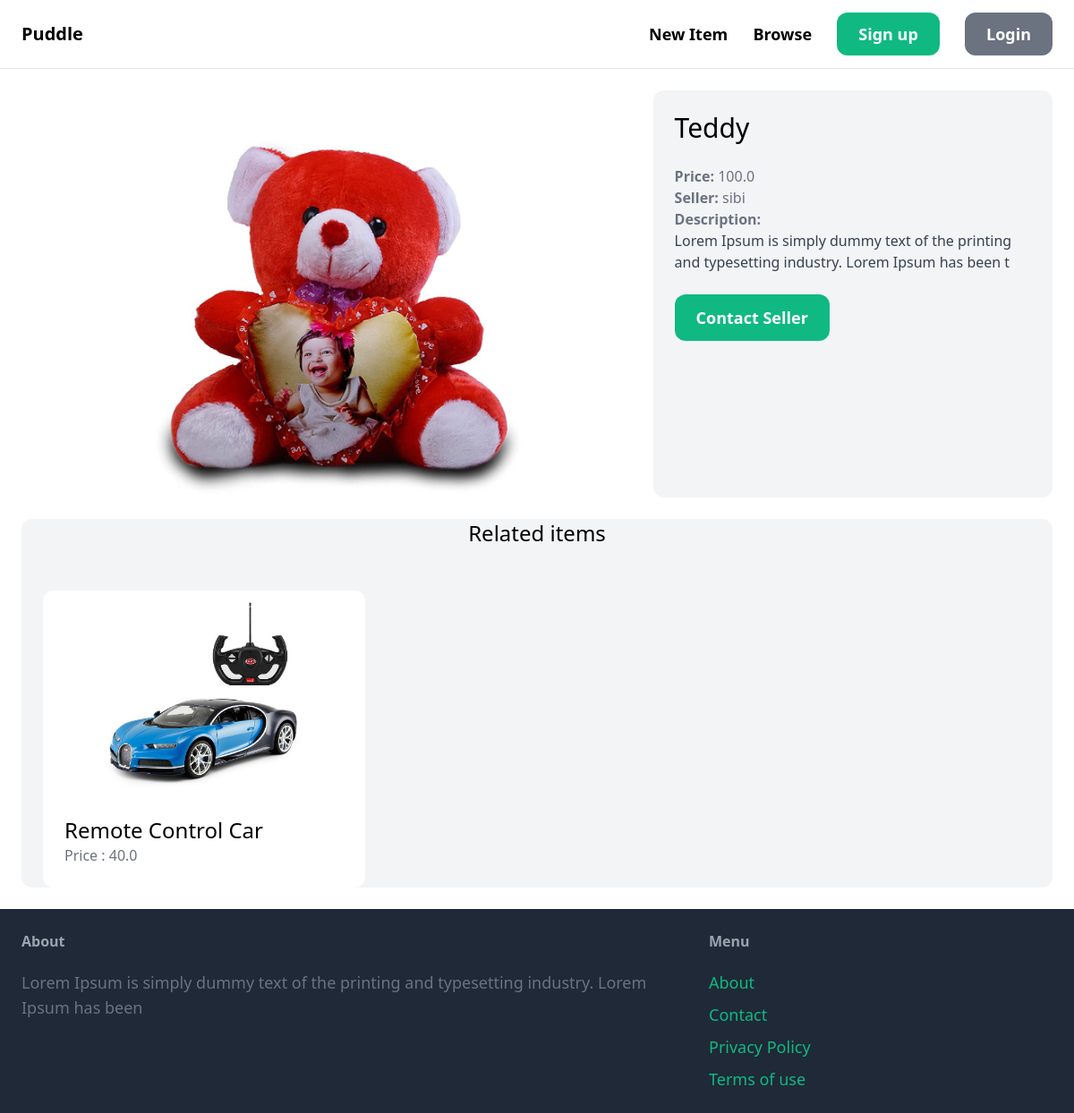
/item/1/, run on an earlier commit of the app's database.
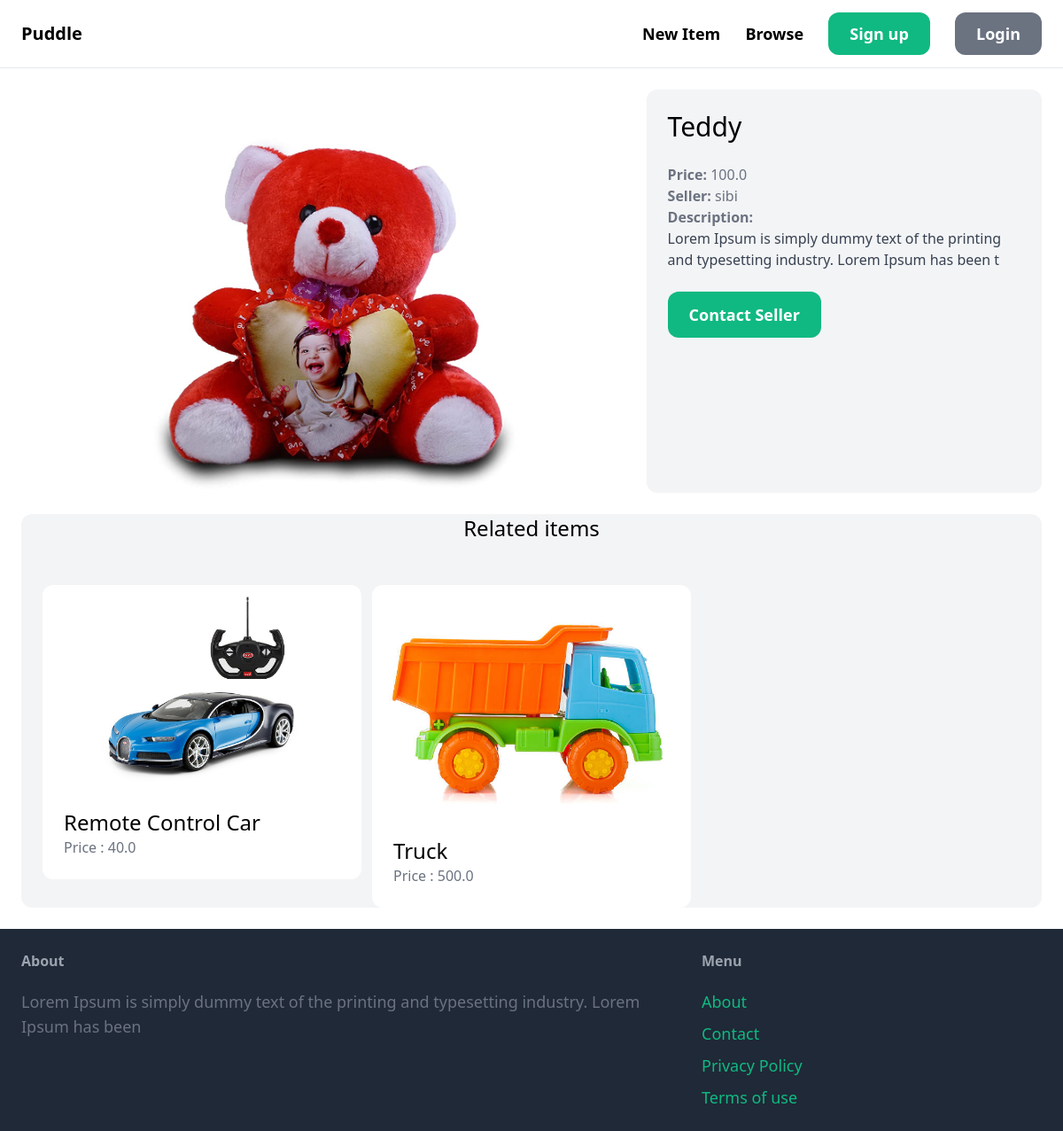
And on a later commit of the database.
### item/models.py (models this page shows, shortened)
class Item(models.Model):
    name = models.CharField(max_length=255)
    category = models.ForeignKey(Category,related_name='items',on_delete=models.CASCADE)
    description = models.TextField(null=True,blank=True)
    price = models.FloatField()
    image = models.ImageField(upload_to='item_images',blank=True,null=True)
    is_sold = models.BooleanField(default=False)
    created_by = models.ForeignKey(User,related_name='items',on_delete=models.CASCADE)
    created_at = models.DateTimeField(auto_now_add=True)

### item/views.py (the view)
# urls.py: path('<int:pk>/',views.detail,name='detail')
def detail(request,pk):
    item = get_object_or_404(Item,pk=pk)
    related_items = Item.objects.filter(category=item.category,is_sold=False).exclude(pk=pk)[0:3]
    return render(request,'detail.html',{
        'item':item,'related_items':related_items
    })

### templates/detail.html (shortened to what this page needs)
{% extends 'base.html' %}
{% block content %}
    <div class="grid grid-cols-5 gap-6">
        <div class="col-span-3">
            <img src="{{item.image.url}}" alt="" class="rounded-xl">
        </div>
        <div class="col-span-2 p-6 bg-gray-100 rounded-xl">
            <h1 class="mb-6 text-3xl ">{{item.name}}</h1>
            <p class="text-gray-500"><strong>Price:</strong> {{item.price}}</p>
            <p class="text-gray-500"><strong>Seller:</strong> {{item.created_by.username}}</p>
            {% if item.description %}
                <p class="text-gray-700">
                    <strong class="text-gray-500">Description: </strong><br>
                    {{item.description}}
                </p>
            {% endif %}
            <a href="" class="inline-block mt-6 px-6 py-3 text-lg font-semibold bg-green-500 text-white rounded-xl hover:bg-green-700">Contact Seller</a>
        </div>
    </div>
    <div class="mt-6 px-6 bg-gray-100 rounded-xl">
        <h2 class="mb-12 text-2xl text-center">Related items</h2>
        <div class="grid grid-cols-3 gap-3">
            {% for item in related_items %}
                <div>
                    <a href="{% url 'item:detail' item.id %}">
                        <div>
                            <img src="{{item.image.url}}" alt="" class="rounded-t-xl">
                        </div>
                        <div class="p-6 bg-white rounded-b-xl">
                            <h2 class="text-2xl">{{item.name}}</h2>
                        <p class="text-gray-500">Price : {{item.price}}</p>
                        </div>
                    </a>
                </div>
            {% endfor %}
        </div>
    </div>
{% endblock %}

What changed in the data, as far as the page shows it:
added Item: image (picture), name "Truck", price "500.0"
